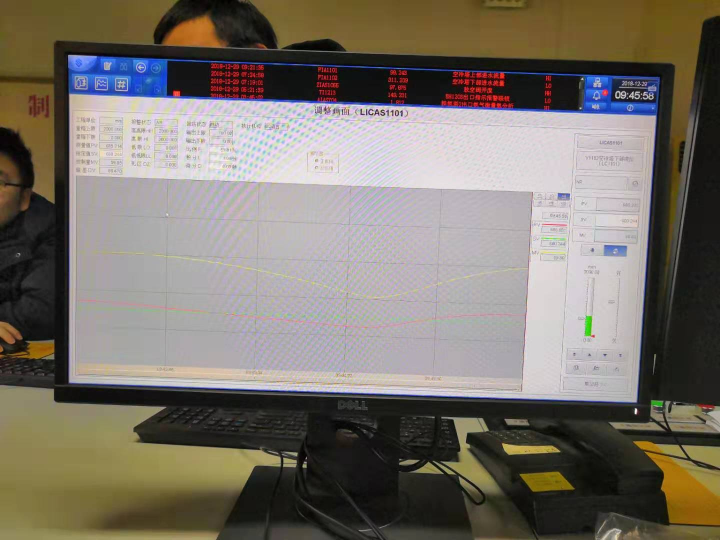
#> input picture 3.jpg, 1440 x 1080 px (shown at 1/2 size)
$ python test3.py
#> lines starting #> are read from the running program, lines starting #| are printed output that depends on the picture; after the words box and inside, x2 and y2 are one past the last pixel; in counts of white or black regions, pixels touching at a corner belong together
#coding:utf-8
# 透视变换目前确定代码
import cv2
import numpy as np
import math

srcWidth = 0
srcHeight = 0

maxWidth = 1024
maxHeight = 600

class Config:
    def __init__(self):
        pass

    src = "3.jpg"
    min_area = 100000
    min_contours = 8
    threshold_thresh = 160
    epsilon_start = 50
    epsilon_step = 10

class HoughPoints:
    def __init__(self,rho=0,theta=0):
        self.rhos = [rho]
        self.thetas = [theta]

'''
@func       根据HoughLines转换出直线点
@param      rho 距离
@param      theta 角度
'''
# [14 lines left out: function rt_to_point, not called in this run]

'''
@return     [top-left, top-right, bottom-right, bottom-left]
'''
def order_points(pts):
    # initialzie a list of coordinates that will be ordered
    # such that the first entry in the list is the top-left,
    # the second entry is the top-right, the third is the
    # bottom-right, and the fourth is the bottom-left
    rect = np.zeros((4, 2), dtype="float32")

    # the top-left point will have the smallest sum, whereas
    # the bottom-right point will have the largest sum
    s = pts.sum(axis=1)
    rect[0] = pts[np.argmin(s)]
    rect[2] = pts[np.argmax(s)]

    # now, compute the difference between the points, the
    # top-right point will have the smallest difference,
    # whereas the bottom-left will have the largest difference
    diff = np.diff(pts, axis=1)
    rect[1] = pts[np.argmin(diff)]
    rect[3] = pts[np.argmax(diff)]

    # return the ordered coordinates
    return rect

def point_distance(a,b):
    return int(np.sqrt(np.sum(np.square(a - b))))

'''
@func   计算两条直线的交点
'''
# [15 lines left out: function line_intersection, not called in this run]

'''
@func   迪卡尔转极坐标
'''
# [6 lines left out: function cart_to_polor, not called in this run]

image = cv2.imread(Config.src)
#> image is the input picture: shape (1080, 1440, 3); mean B, G, R 106.3, 115.2, 122
gray = cv2.cvtColor(image, cv2.COLOR_BGR2GRAY)
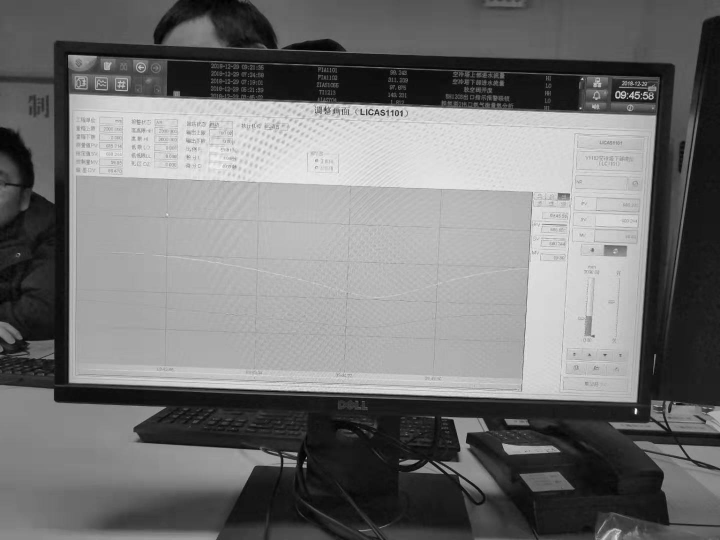
#> gray: shape (1080, 1440) (shown at 1/2 size); min 0, max 255, mean 116.2
srcWidth, srcHeight, channels = image.shape
#> srcWidth = 1080; srcHeight = 1440; channels = 3
print(srcWidth, srcHeight)
#| 1080 1440

# 中值平滑，消除噪声
binary = cv2.medianBlur(gray,7)

ret, binary = cv2.threshold(binary, Config.threshold_thresh, 255, cv2.THRESH_BINARY)
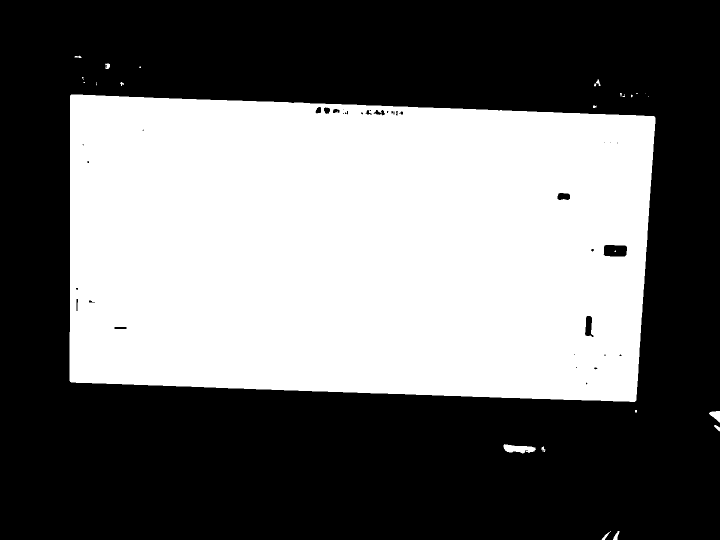
#> binary: shape (1080, 1440) (shown at 1/2 size); 42.5% white; 27 white regions (13 under 20 px), largest, box (x1, y1, x2, y2) and area: (139, 189, 1311, 804) 659949, (1007, 888, 1072, 907) 768, (1418, 822, 1440, 845) 300
#> ret = 160
cv2.imwrite("1-threshold.png", binary, [int(cv2.IMWRITE_PNG_COMPRESSION), 9])

# 首先进行4次腐蚀（erosion），然后进行4次膨胀（dilation）
# 腐蚀操作将会腐蚀图像中白色像素，以此来消除小斑点
# 膨胀操作将使剩余的白色像素扩张并重新增长回去。
# binary = cv2.erode (binary, None, iterations = 2)
# binary = cv2.dilate(binary, None, iterations = 4)
# binary = cv2.erode (binary, None, iterations = 4)
# cv2.imwrite("2-erode-dilate.png", binary, [int(cv2.IMWRITE_PNG_COMPRESSION), 9])

# canny提取轮廓
binary = cv2.Canny(binary, 0, 60, apertureSize = 3)
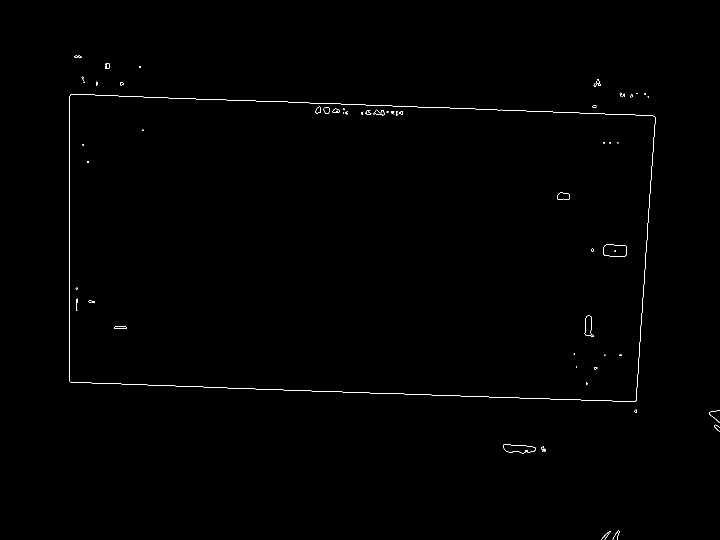
#> binary: shape (1080, 1440) (shown at 1/2 size); 0.32% white in thin lines or dots, all inside (x1, y1, x2, y2) = (138, 111, 1440, 1080)
cv2.imwrite("3-canny.png", binary, [int(cv2.IMWRITE_PNG_COMPRESSION), 9])

# 提取轮廓后，拟合外接多边形（矩形）
contours, _ = cv2.findContours(binary, cv2.RETR_EXTERNAL, cv2.CHAIN_APPROX_SIMPLE)
#> contours = 26 contours, 25 with area under 20; largest, box (x1, y1, x2, y2) and area: (138, 188, 1311, 804) 662649
print("len(contours)=%d"%(len(contours)))
#| len(contours)=26
for idx,c in enumerate(contours):
    if len(c) < Config.min_contours:
        continue

    epsilon = Config.epsilon_start
    while True:
        approx = cv2.approxPolyDP(c,epsilon,True)
        print("idx,epsilon,len(approx),len(c)=%d,%d,%d,%d"%(idx,epsilon,len(approx),len(c)))
        if (len(approx) < 4):
            break
        if math.fabs(cv2.contourArea(approx)) > Config.min_area:
            if (len(approx) > 4):
                epsilon += Config.epsilon_step
                print("epsilon=%d, count=%d"%(epsilon,len(approx)))
                continue
            else:
                #for p in approx:
                #    cv2.circle(binary,(p[0][0],p[0][1]),8,(255,255,0),thickness=-1)
                approx = approx.reshape((4, 2))
                # 点重排序, [top-left, top-right, bottom-right, bottom-left]
                src_rect = order_points(approx)

                cv2.drawContours(image, c, -1, (0,255,255),1)
                cv2.line(image, (src_rect[0][0],src_rect[0][1]),(src_rect[1][0],src_rect[1][1]),color=(100,255,100))
                cv2.line(image, (src_rect[2][0],src_rect[2][1]),(src_rect[1][0],src_rect[1][1]),color=(100,255,100))
                cv2.line(image, (src_rect[2][0],src_rect[2][1]),(src_rect[3][0],src_rect[3][1]),color=(100,255,100))
                cv2.line(image, (src_rect[0][0],src_rect[0][1]),(src_rect[3][0],src_rect[3][1]),color=(100,255,100))

                # 获取最小矩形包络
                rect = cv2.minAreaRect(approx)
                box = cv2.boxPoints(rect)
                box = np.int0(box)
                box = box.reshape(4,2)
                box = order_points(box)
                print("approx->box")
                print(approx)
                print(src_rect)
                print(box)
                w,h = point_distance(box[0],box[1]), \
                      point_distance(box[1],box[2])
                print("w,h=%d,%d"%(w,h))
                # 透视变换
                dst_rect = np.array([
                    [0, 0],
                    [w - 1, 0],
                    [w - 1, h - 1],
                    [0, h - 1]],
                    dtype="float32")
                M = cv2.getPerspectiveTransform(src_rect, dst_rect)
                warped = cv2.warpPerspective(image, M, (w, h))
                cv2.imwrite("transfer%d.png"%idx, warped, [int(cv2.IMWRITE_PNG_COMPRESSION), 9])
                break
        else:
            print("failed %d area=%f"%(idx, math.fabs(cv2.contourArea(approx))))
            break
#> this loop made 26 passes
#> c on passes 13, 14, 19, 21, 24: [[1289, 186], [1289, 188], [1291, 188], [1291, 186]], [[1272, 186], [1272, 187], [1273, 186], [1275, 186]], [[165, 159], [166, 160], [167, 160], [166, 160]], [[167, 158]], [[210, 131], [210, 133]]
#| idx,epsilon,len(approx),len(c)=0,50,1,42
#| idx,epsilon,len(approx),len(c)=1,50,1,46
#| idx,epsilon,len(approx),len(c)=2,50,1,39
#| idx,epsilon,len(approx),len(c)=3,50,2,119
#| idx,epsilon,len(approx),len(c)=4,50,1,27
#| idx,epsilon,len(approx),len(c)=5,50,1,32
#| idx,epsilon,len(approx),len(c)=7,50,1,18
#| idx,epsilon,len(approx),len(c)=8,50,1,8
#> (further printed lines are left out)
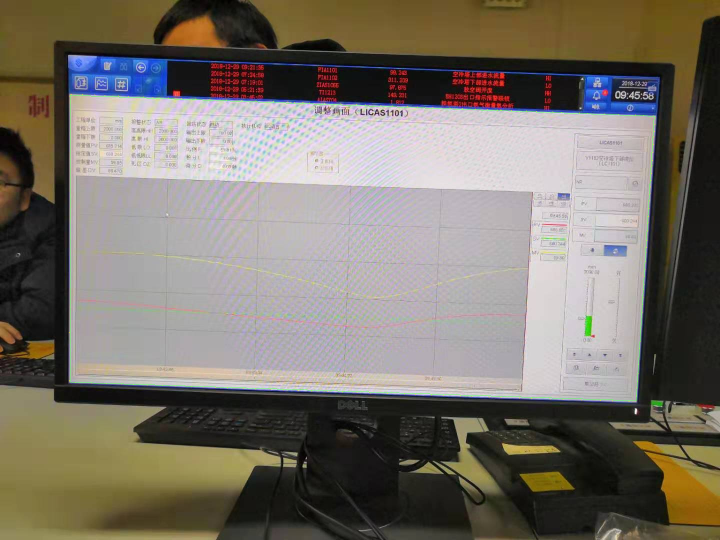
#> image: shape (1080, 1440, 3) (shown at 1/2 size); 0.24% of pixels changed, all inside (x1, y1, x2, y2) = (138, 188, 1311, 804)
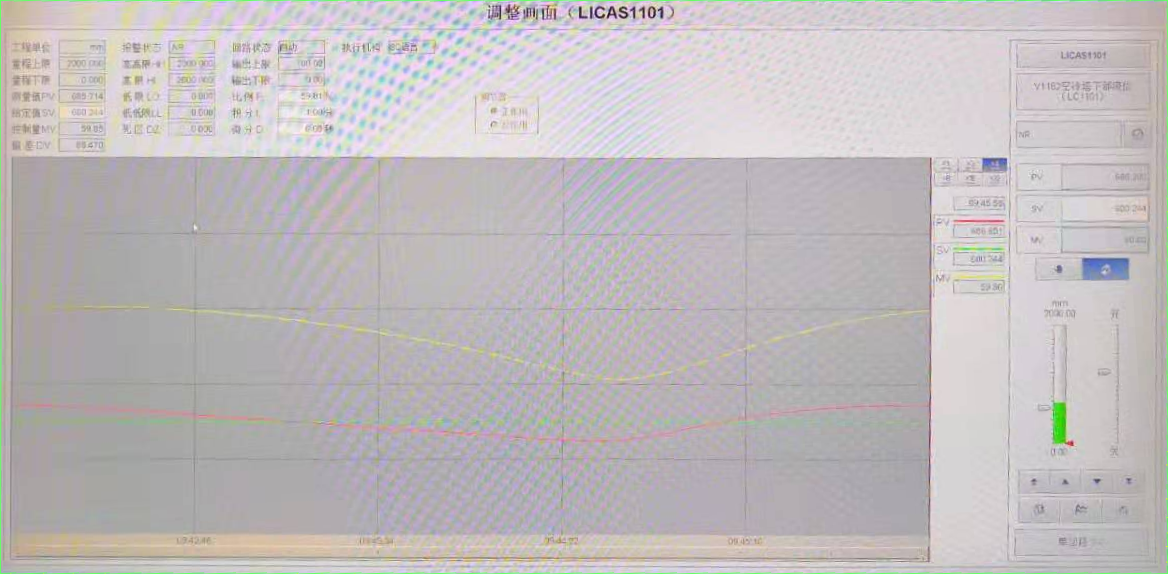
#> warped: shape (574, 1168, 3); mean B, G, R 189.2, 187.7, 192.4
#> after the loop, M = [[0.982, -0.00171, -137.1], [-0.0344, 0.956, -176.8], [-3.62e-06, -5.49e-05, 1]]; box = [[140, 190], [1308, 231], [1287, 805], [119, 763]]; dst_rect = [[0, 0], [1167, 0], [1167, 573], [0, 573]]; h = 574; rect = ((713.7, 497.6), (573.6, 1168.8), -87.94); src_rect = [[140, 190], [1308, 232], [1272, 801], [141, 764]]; w = 1168

cv2.imwrite("4-contours.png", binary, [int(cv2.IMWRITE_PNG_COMPRESSION), 9])
cv2.imwrite("5-cut.png", image, [int(cv2.IMWRITE_PNG_COMPRESSION), 9])

$ run again, with 4.jpg copied over 3.jpg
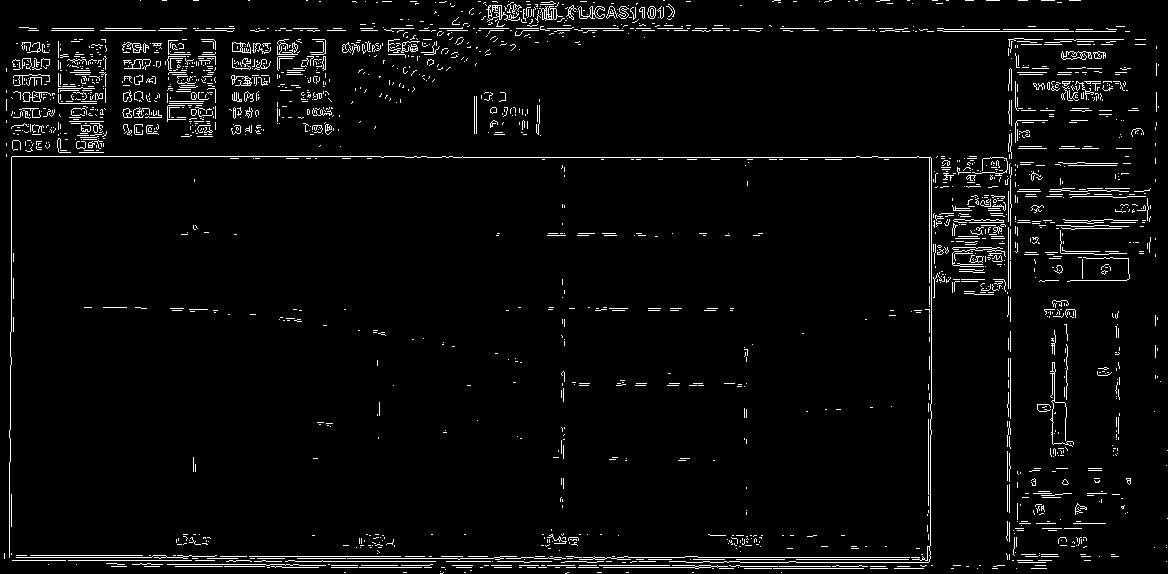
#> input picture 4.jpg, 1168 x 574 px
#> image is the input picture: shape (574, 1168, 3); min 0, max 255, mean 10
#| 574 1168
#> `binary = cv2.medianBlur(gray,7)`:
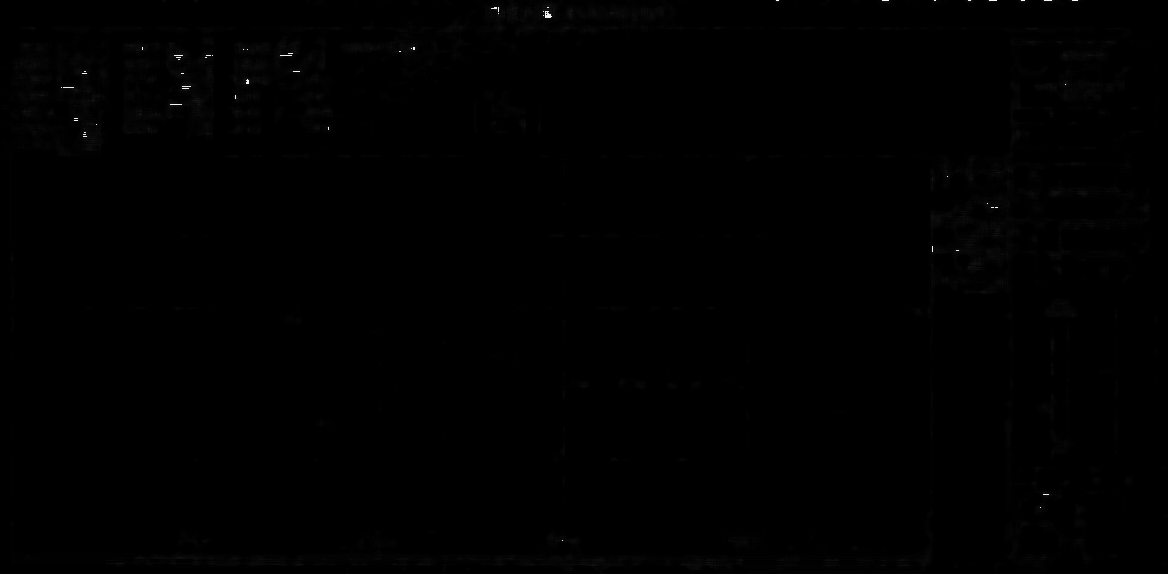
#> binary: shape (574, 1168); min 0, max 255, mean 0.5
#> ret = 160
#> contours = 41 contours, 36 with area under 20; largest, box (x1, y1, x2, y2) and area: (542, 10, 552, 18) 47, (279, 52, 293, 57) 34, (181, 85, 191, 90) 32, (60, 86, 74, 89) 26, (169, 103, 182, 106) 23
#| len(contours)=41
#> the loop `for idx,c in enumerate(contours):` made 41 passes
#> c on passes 1, 2, 7, 8, 11, 15, 17, 18: [[561, 539], [561, 541], [563, 541], [563, 539]], [[1039, 506], [1039, 508], [1041, 508], [1041, 506]], [[986, 202], [986, 204], [988, 204], [988, 202]], [[946, 175], [946, 177], [948, 177], [948, 175]], [[95, 123], [95, 125], [97, 125], [97, 123]], [[60, 86], [60, 88], [73, 88], [73, 86]], [[1064, 83], [1064, 85], [1066, 85], [1066, 83]], [[246, 79], [246, 83], [248, 83], [248, 79]]
#> (printed output is left out)
